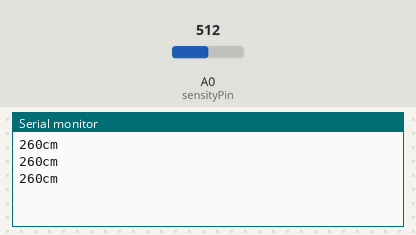
Recording of a sketch running on a simulated Arduino Nano, built with avr-gcc and run on an emulated ATmega328P. On the bench: the last lines printed to the serial monitor. The test bench sets the inputs (shaded band); at power-on: A0 (sensityPin) = 512.

Above: at 1.3 s.
1.4 s: A0 (sensityPin) set to 530
At 1.9 s:
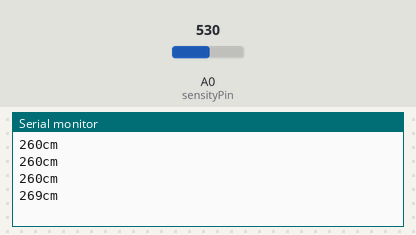
2.9 s: A0 (sensityPin) set to 510
At 3.4 s:
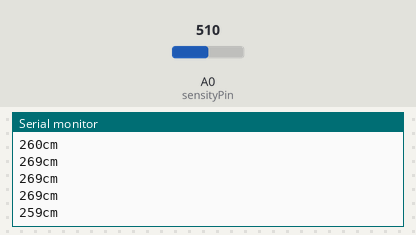
Timing chart, 0 to 5.9 s (numbered marks = the images above; inputs shaded):
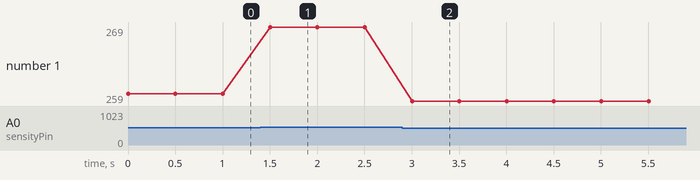

The sketch:

LF-MK1.0_Ultrasonic_Test.ino
```cpp
#define MAX_RANG 520         //maximální dosah
#define ADC_SOLUTION 1023.0  //ADC přesnost pro Arduino Nano

bool isOn = false;
int sensityPin = A0;
void setup() {
  Serial.begin(19200);
}
float dist_t, sensity_t;
void loop() {
  sensity_t = analogRead(sensityPin);

  dist_t = sensity_t * MAX_RANG / ADC_SOLUTION;
  Serial.print(dist_t, 0);
  Serial.println("cm");

  if (dist_t < 30){
    isOn = !isOn;
  }

  if (isOn) {
    //zapnuté
  } else {
    //vypnuté
  }

  delay(500);
}

//https://wiki.dfrobot.com/sen0307/docs/18358
```

Measured:
- after the input at 1.4 s, the serial monitor: prints a new line after 0.10 s (image 1)
- after the input at 2.9 s, the serial monitor: prints a new line after 0.10 s (image 2)
- plotted number 1: 260 → 269 after the input at 1.4 s, 269 → 259 after the input at 2.9 s
